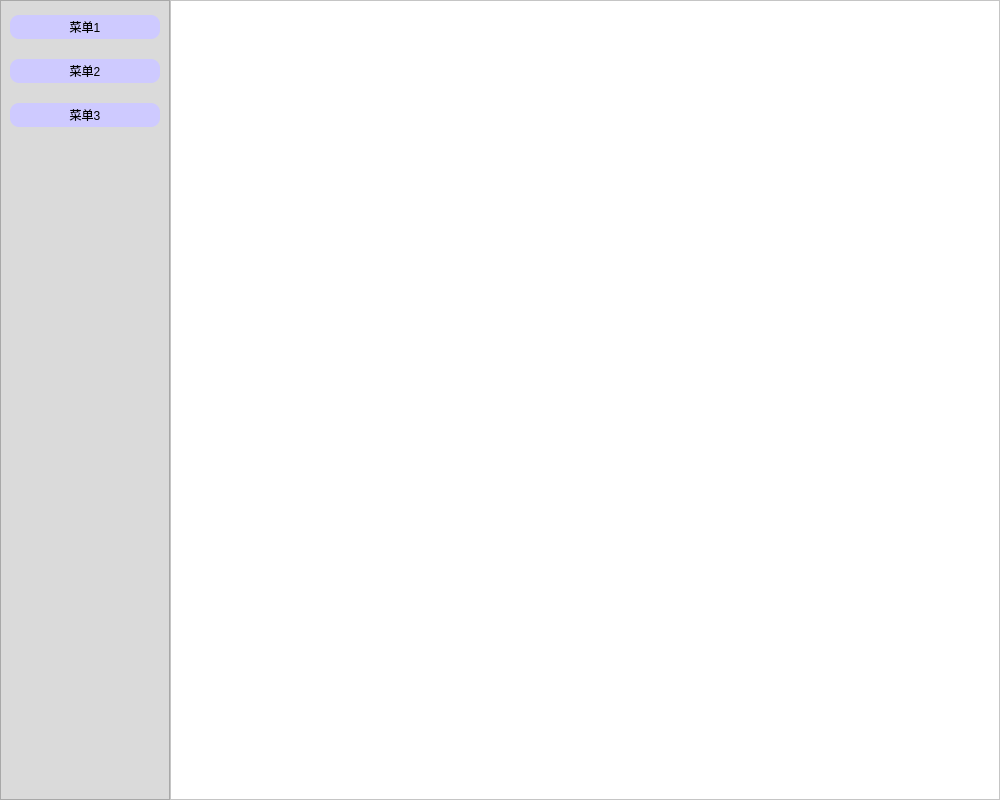
<?xml version="1.0" encoding="UTF-8"?>
<ui version="4.0">
 <class>MainWindow</class>
 <widget class="QMainWindow" name="MainWindow">
  <property name="geometry">
   <rect>
    <x>0</x>
    <y>0</y>
    <width>1000</width>
    <height>800</height>
   </rect>
  </property>
  <property name="windowTitle">
   <string>MainWindow</string>
  </property>
  <widget class="QWidget" name="centralwidget">
   <layout class="QHBoxLayout" name="horizontalLayout">
    <property name="spacing">
     <number>0</number>
    </property>
    <property name="leftMargin">
     <number>0</number>
    </property>
    <property name="topMargin">
     <number>0</number>
    </property>
    <property name="rightMargin">
     <number>0</number>
    </property>
    <property name="bottomMargin">
     <number>0</number>
    </property>
    <item>
     <widget class="QFrame" name="frame">
      <property name="maximumSize">
       <size>
        <width>170</width>
        <height>16777215</height>
       </size>
      </property>
      <property name="styleSheet">
       <string notr="true">QFrame{background-color:rgb(218, 218, 218)}
</string>
      </property>
      <property name="frameShape">
       <enum>QFrame::StyledPanel</enum>
      </property>
      <property name="frameShadow">
       <enum>QFrame::Raised</enum>
      </property>
      <layout class="QVBoxLayout" name="verticalLayout">
       <property name="spacing">
        <number>20</number>
       </property>
       <property name="topMargin">
        <number>14</number>
       </property>
       <property name="rightMargin">
        <number>9</number>
       </property>
       <property name="bottomMargin">
        <number>30</number>
       </property>
       <item>
        <widget class="QPushButton" name="pushButton">
         <property name="maximumSize">
          <size>
           <width>16777209</width>
           <height>50</height>
          </size>
         </property>
         <property name="styleSheet">
          <string notr="true">QPushButton{background-color:rgb(206, 202, 255);border:none;height:24px;border-radius:9px;}QPushButton::hover{background-color:rgb(155, 146, 255);border:none;height:24px;border-radius:9px;}</string>
         </property>
         <property name="text">
          <string>菜单1</string>
         </property>
        </widget>
       </item>
       <item>
        <widget class="QPushButton" name="pushButton_2">
         <property name="maximumSize">
          <size>
           <width>16777215</width>
           <height>50</height>
          </size>
         </property>
         <property name="styleSheet">
          <string notr="true">QPushButton{background-color:rgb(206, 202, 255);border:none;height:24px;border-radius:9px;}QPushButton::hover{background-color:rgb(155, 146, 255);border:none;height:24px;border-radius:9px;}</string>
         </property>
         <property name="text">
          <string>菜单2</string>
         </property>
        </widget>
       </item>
       <item>
        <widget class="QPushButton" name="pushButton_3">
         <property name="maximumSize">
          <size>
           <width>16777215</width>
           <height>50</height>
          </size>
         </property>
         <property name="styleSheet">
          <string notr="true">QPushButton{background-color:rgb(206, 202, 255);border:none;height:24px;border-radius:9px;}QPushButton::hover{background-color:rgb(155, 146, 255);border:none;height:24px;border-radius:9px;}</string>
         </property>
         <property name="text">
          <string>菜单3</string>
         </property>
        </widget>
       </item>
       <item>
        <spacer name="verticalSpacer">
         <property name="orientation">
          <enum>Qt::Vertical</enum>
         </property>
         <property name="sizeHint" stdset="0">
          <size>
           <width>20</width>
           <height>40</height>
          </size>
         </property>
        </spacer>
       </item>
      </layout>
     </widget>
    </item>
    <item>
     <widget class="QFrame" name="frame_2">
      <property name="styleSheet">
       <string notr="true">QFrame{background-color:rgb(255, 255, 255)}
</string>
      </property>
      <property name="frameShape">
       <enum>QFrame::StyledPanel</enum>
      </property>
      <property name="frameShadow">
       <enum>QFrame::Raised</enum>
      </property>
     </widget>
    </item>
   </layout>
  </widget>
  <widget class="QMenuBar" name="menubar">
   <property name="geometry">
    <rect>
     <x>0</x>
     <y>0</y>
     <width>1000</width>
     <height>22</height>
    </rect>
   </property>
  </widget>
 </widget>
 <resources/>
 <connections/>
</ui>
